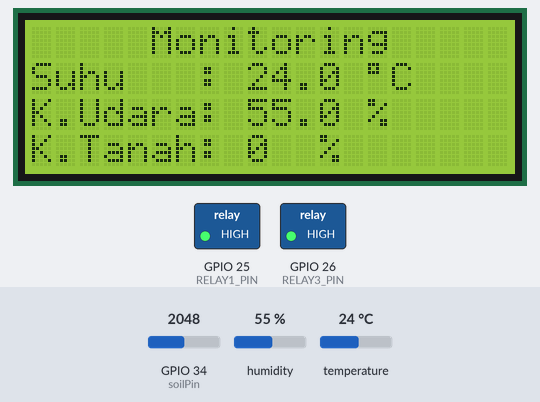
Simulated run of this sketch. Board: ESP32. Parts: 20×4 character LCD, switched loads named in the sketch (green lamp = pin HIGH). Inputs (shaded band) come from the test bench; at power-on: humidity 55 %, GPIO 34 (soilPin) = 2048, temperature 24 °C. WiFi joins after 1.5 s; servers stay silent unless stated; storage starts empty; what the sketch prints to the serial monitor is not drawn.

Above: at 7.8 s.
7.9 s: humidity set to 22 %
At 9.8 s:
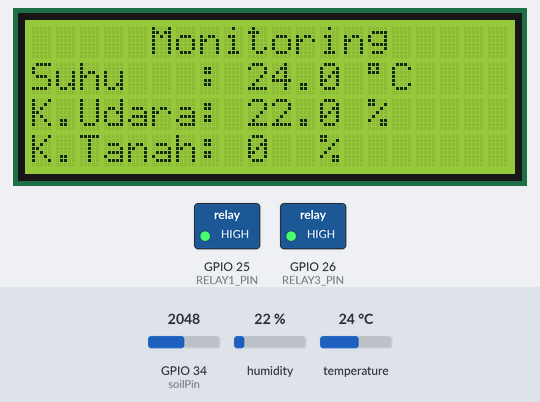
10.3 s: GPIO 34 (soilPin) set to 1228
At 12.1 s:
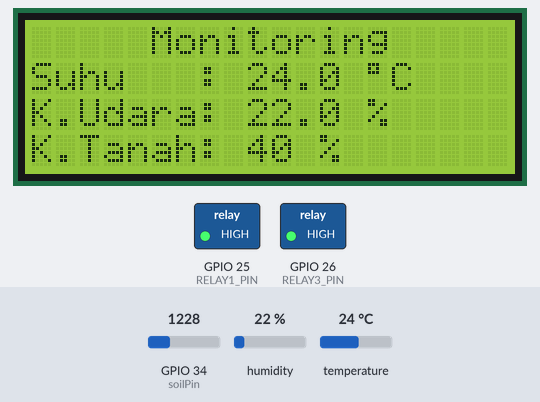
12.4 s: temperature set to 12 °C
At 14.2 s:
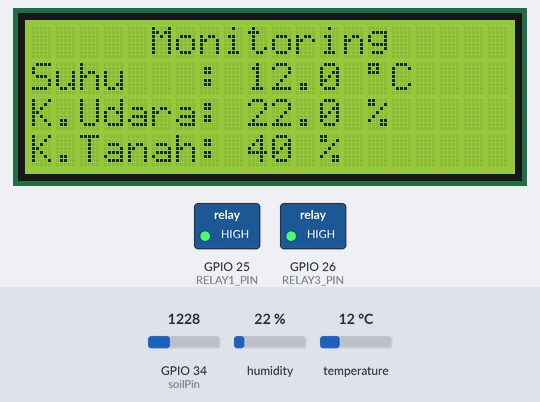
14.5 s: GPIO 34 (soilPin) set to 491
At 15.6 s:
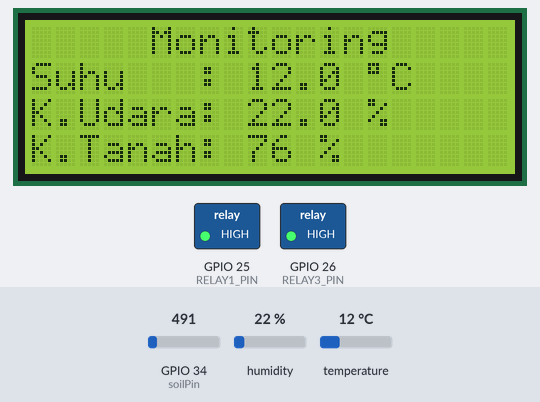
16.7 s: humidity set to 40 %
At 18.3 s:
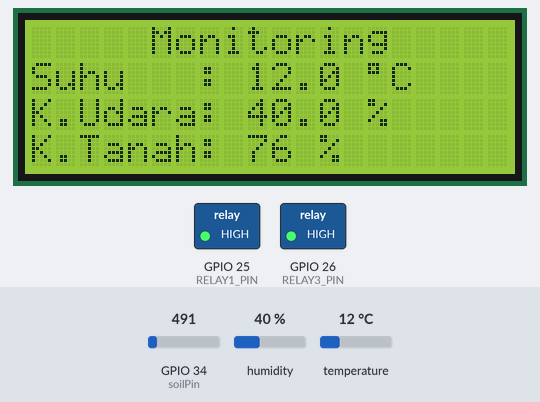
19.1 s: GPIO 34 (soilPin) set to 0
At 20.7 s:
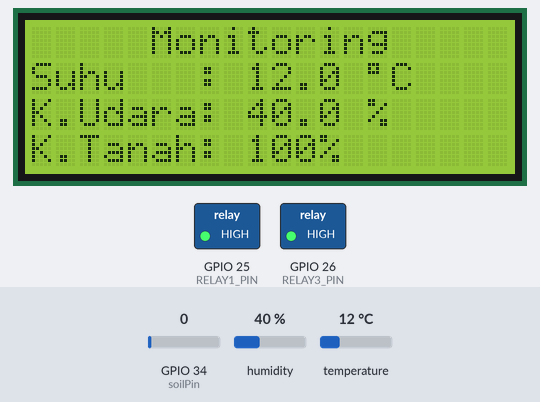
Timing chart, 0 to 22.2 s (numbered marks = the images above; inputs shaded):
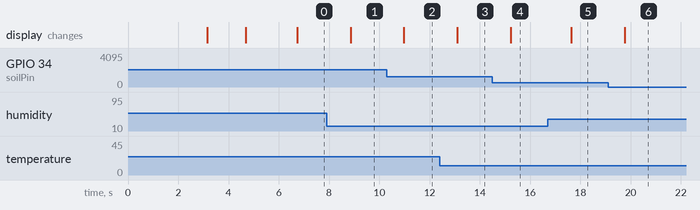

Measured:
- after the input at 7.9 s, the display: changes after 0.96 s (image 1)
- after the input at 10.3 s, the display: changes after 0.68 s (image 2)
- after the input at 12.4 s, the display: changes after 0.70 s (image 3)
- after the input at 14.5 s, the display: changes after 0.72 s (image 4)
- after the input at 16.7 s, the display: changes after 0.94 s (image 5)
- after the input at 19.1 s, the display: changes after 0.66 s (image 6)

The sketch:

main.ino
```cpp
#include <WiFi.h>
#include <ESPAsyncWebServer.h>
#include <AsyncJson.h>
#include <ArduinoJson.h>
#include <LittleFS.h>
#include <Adafruit_Sensor.h>
#include <DHT.h>
#include <DHT_U.h>
#include <LiquidCrystal_I2C.h>
#include <ThingSpeak.h>

// ─── Pin Definitions ────────────────────────────────────────────────────────
#define DHTPIN        4
#define DHTTYPE       DHT21
#define RELAY1_PIN    25   // Fan
#define RELAY3_PIN    26   // Pump
const int soilPin   = 34;

// ─── WiFi & ThingSpeak Credentials ──────────────────────────────────────────
const char* ssid          = "UGMURO-INET";
const char* password      = "Gepuk15000";
unsigned long tsChannelID = 3092425;       // e.g. 1234567
const char*  tsWriteKey   = "VW6L3QX7K4FX8A3U";

// ─── Objects ────────────────────────────────────────────────────────────────
DHT dht(DHTPIN, DHTTYPE);
LiquidCrystal_I2C lcd(0x27, 20, 4);
AsyncWebServer server(80);
WiFiClient tsClient;

// ─── Relay State (true = ON) ─────────────────────────────────────────────────
bool relay1State = false;  // Fan
bool relay3State = false;  // Pump

// ─── Sensor Data ────────────────────────────────────────────────────────────
float temperature   = 0;
float humidity      = 0;
int   soilPercentage = 0;

// ─── Timing ──────────────────────────────────────────────────────────────────
unsigned long lastThingSpeakUpdate = 0;
const unsigned long tsInterval     = 15000;  // 15 seconds (ThingSpeak free tier min)

// ─── Relay Helper ────────────────────────────────────────────────────────────
// Active-LOW relay board: LOW = ON, HIGH = OFF
void setRelay(int pin, bool on) {
  digitalWrite(pin, on ? LOW : HIGH);
}

// ─── LCD Update ─────────────────────────────────────────────────────────────
void updateLCD() {
  lcd.clear();

  lcd.setCursor(5, 0);
  lcd.print("Monitoring");

  lcd.setCursor(0, 1);
  lcd.print("Suhu   : ");
  lcd.setCursor(9, 1);
  lcd.print(temperature, 1);
  lcd.setCursor(14, 1);
  lcd.print((char)223);  // degree symbol
  lcd.print("C");

  lcd.setCursor(0, 2);
  lcd.print("K.Udara: ");
  lcd.setCursor(9, 2);
  lcd.print(humidity, 1);
  lcd.setCursor(14, 2);
  lcd.print("%");

  lcd.setCursor(0, 3);
  lcd.print("K.Tanah: ");
  lcd.setCursor(9, 3);
  lcd.print(soilPercentage);
  lcd.setCursor(12, 3);
  lcd.print("%");
}

// ─── ThingSpeak Push ────────────────────────────────────────────────────────
void pushThingSpeak() {
  ThingSpeak.setField(1, soilPercentage);
  ThingSpeak.setField(2, temperature);
  ThingSpeak.setField(3, humidity);
  ThingSpeak.setField(4, relay1State ? 1 : 0);
  ThingSpeak.setField(5, relay3State ? 1 : 0);

  int code = ThingSpeak.writeFields(tsChannelID, tsWriteKey);
  if (code == 200) {
    Serial.println("[ThingSpeak] Update OK");
  } else {
    Serial.printf("[ThingSpeak] Error: %d\n", code);
  }
}

// ─── Sensor JSON for web ────────────────────────────────────────────────────
String getSensorJSON() {
  JsonDocument doc;
  doc["temp"]    = temperature;
  doc["hum"]     = humidity;
  doc["soil"]    = soilPercentage;
  doc["relay1"]  = relay1State;
  doc["relay3"]  = relay3State;
  String out;
  serializeJson(doc, out);
  return out;
}

// ─── Setup ───────────────────────────────────────────────────────────────────
void setup() {
  Serial.begin(115200);

  // --- CEGAH RELAY NYALA SAAT BOOTING ---
  // Paksa pin ke HIGH (MATI untuk Active-LOW) sebelum dijadikan OUTPUT
  digitalWrite(RELAY1_PIN, HIGH);
  digitalWrite(RELAY3_PIN, HIGH);
  pinMode(RELAY1_PIN, OUTPUT);
  pinMode(RELAY3_PIN, OUTPUT);

  relay1State = false;
  relay3State = false;

  // LCD splash
  lcd.init(); // Jika di IDE kamu minta begin(), ganti jadi lcd.begin();
  lcd.backlight();
  lcd.setCursor(3, 0);
  lcd.print("Selamat Datang!");
  lcd.setCursor(0, 1);
  lcd.print("WS Agroteknologi IoT");
  lcd.setCursor(3, 3);
  lcd.print("-- UG MURO --");
  delay(3000);
  lcd.clear();

  // Sensors
  pinMode(soilPin, INPUT);
  dht.begin();

  // LittleFS
  if (!LittleFS.begin(true)) {
    Serial.println("[LittleFS] Mount failed!");
    return;
  }
  Serial.println("[LittleFS] Mounted");

  // WiFi
  lcd.setCursor(0, 0);
  lcd.print("Connecting WiFi...");
  WiFi.begin(ssid, password);
  while (WiFi.status() != WL_CONNECTED) {
    delay(500);
    Serial.print(".");
  }
  Serial.printf("\n[WiFi] Connected: %s\n", WiFi.localIP().toString().c_str());
  lcd.clear();
  lcd.setCursor(0, 0);
  lcd.print("WiFi OK!");
  lcd.setCursor(0, 1);
  lcd.print(WiFi.localIP().toString());
  delay(2000);

  // ThingSpeak
  ThingSpeak.begin(tsClient);

  // ─── Web Server Routes ──────────────────────────────────────────────────

  // Serve static files from LittleFS
  server.serveStatic("/", LittleFS, "/").setDefaultFile("index.html");

  // GET /api/sensors — returns live sensor data as JSON
  server.on("/api/sensors", HTTP_GET, [](AsyncWebServerRequest* req) {
    req->send(200, "application/json", getSensorJSON());
  });

  // POST /api/relay — body: {"relay":1,"state":true}
  // Menggunakan Raw Body Handler agar kompatibel 100% dengan ArduinoJson v7
  server.on("/api/relay", HTTP_POST,
    [](AsyncWebServerRequest *request){},
    NULL,
    [](AsyncWebServerRequest *request, uint8_t *data, size_t len, size_t index, size_t total) {
      JsonDocument doc;
      DeserializationError error = deserializeJson(doc, data, len);

      if (!error) {
        int  relay = doc["relay"];
        bool state = doc["state"];

        if (relay == 1) {
          relay1State = state;
          setRelay(RELAY1_PIN, relay1State);
          Serial.printf("[Relay] Fan -> %s\n", relay1State ? "ON" : "OFF");
        } else if (relay == 3) {
          relay3State = state;
          setRelay(RELAY3_PIN, relay3State);
          Serial.printf("[Relay] Pump -> %s\n", relay3State ? "ON" : "OFF");
        }
      } else {
        Serial.println("[Server] Error parsing JSON body");
      }
      request->send(200, "application/json", getSensorJSON());
    }
  );

  server.begin();
  Serial.println("[Server] Started");
}

// ─── Loop ────────────────────────────────────────────────────────────────────
void loop() {
  // Read sensors
  float t = dht.readTemperature();
  float h = dht.readHumidity();
  if (!isnan(t)) temperature = t;
  if (!isnan(h)) humidity    = h;

  int rawSoil    = analogRead(soilPin);
  soilPercentage = map(rawSoil, 2048, 0, 0, 100);
  soilPercentage = constrain(soilPercentage, 0, 100);

  updateLCD();

  // Push to ThingSpeak every tsInterval ms
  unsigned long now = millis();
  if (now - lastThingSpeakUpdate >= tsInterval) {
    lastThingSpeakUpdate = now;
    pushThingSpeak();
  }

  delay(1000);
}
```
